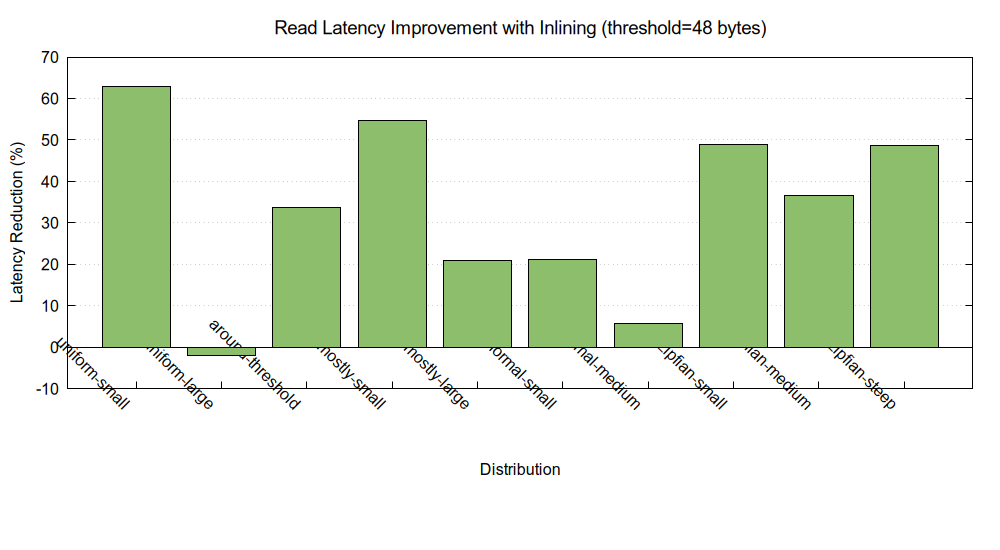

Recreate this plot in gnuplot.
# Gnuplot script for inline contents improvement percentage
set terminal pngcairo size 1000,550 enhanced font 'Arial,12'
set output 'bench_inline_improvement.png'

set title "Read Latency Improvement with Inlining (threshold=48 bytes)" font 'Arial,14'
set xlabel "Distribution" offset 0,-2
set ylabel "Latency Reduction (%)"

set style data histogram
set style histogram cluster gap 1
set style fill solid 0.8 border -1
set boxwidth 0.8

set xtics rotate by -45 right offset -1,-0.5 nomirror
set bmargin 9
set grid ytics
set key off

set yrange [-10:70]

# Color bars based on positive/negative improvement
plot 'bench_inline_plot.dat' using 4:xtic(1) with boxes lc rgb '#70AD47' title 'Improvement %', \
     0 with lines lc rgb '#000000' lw 1 notitle
